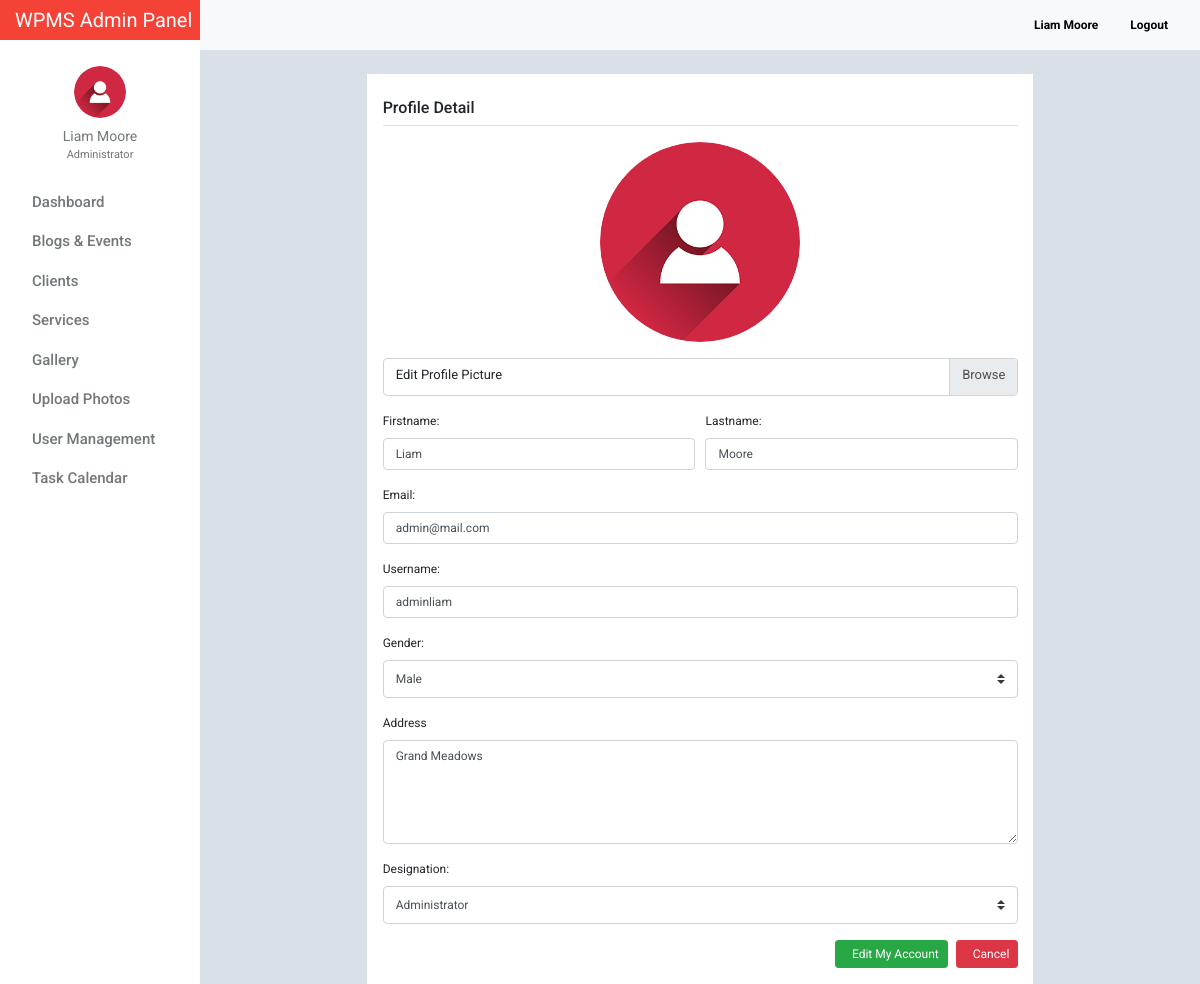
Page /admin/users_profile.php (signed in) on the committed database.
### tables this page shows
CREATE TABLE `tblusers` (
  `id` int(11) NOT NULL,
  `firstname` varchar(32) NOT NULL,
  `lastname` varchar(32) NOT NULL,
  `gender` enum('m','f') NOT NULL,
  `username` varchar(50) NOT NULL,
  `password` varchar(50) NOT NULL,
  `email` varchar(100) NOT NULL,
  `designation` varchar(100) NOT NULL,
  `address` text NOT NULL,
  `access_level` enum('0','1','2') NOT NULL,
  `profile_picture` varchar(100) NOT NULL,
  `date_created` varchar(100) NOT NULL
);

### admin/include/database.php (called while the page is built, shortened)
<?php
class Database
{
    public $connection;
    public function open_connection()
    {
        $this->connection = mysqli_connect(DB_HOST, DB_USER, DB_PASS, DB_NAME);
    }
    public function query($sql)
    {
        $result = mysqli_query($this->connection, $sql);
        return $result;
    }
}
$db = new Database();
?>

### admin/include/db_object.php (called while the page is built, shortened)
<?php
class DB_Object
{
    public static function find_by_id($id) {
        $the_result_array = static::find_by_query("SELECT * FROM " . static::$db_table . " WHERE id = $id ORDER BY id DESC  LIMIT 1 ");
        return !empty($the_result_array) ? array_shift($the_result_array) : false;
    }
    public static function find_by_query($sql) {
        global $db;
        $result_set = $db->query($sql);
        $the_object_array = array();
        while($row = mysqli_fetch_array($result_set)) {
            $the_object_array[] = static::instantiation($row);
        }
        return $the_object_array;
    }
    public static function instantiation($the_record){
        $the_object = new $calling_class;
        foreach($the_record as $the_attribute => $value)
        {
            if($the_object->has_the_attribute($the_attribute)) {
                $the_object->$the_attribute = $value;
            }
        }
        return $the_object;
    }
    private function has_the_attribute($the_attribute) {
        $object_properties = get_object_vars($this);
        return array_key_exists($the_attribute, $object_properties);
    }
}
?>

### admin/include/Users.php (called while the page is built, shortened)
<?php
class Users extends DB_Object
{
    public $profile_picture;
    public $upload_directory = "upload/users";
    public $image_placeholder = "http://placehold.it/64x64&text=images";
    public function profile_picture_picture() {
        return empty($this->profile_picture) ? $this->image_placeholder : $this->upload_directory. '/' .$this->profile_picture;
    }
}
?>

### admin/users_profile.php (the view, shortened to what this page needs)
<?php $users_profile = Users::find_by_id($_SESSION['id']); ?>
<!doctype html>
<html lang="en">
<head>
    <link href="css/bootstrap.min.css" rel="stylesheet">
    <link href="css/dashboard.css" rel="stylesheet">
    <link href="css/dataTables.bootstrap4.min.css" rel="stylesheet">
    <link rel="stylesheet" type="text/css"
          href="https://cdn.materialdesignicons.com/2.1.19/css/materialdesignicons.min.css">
</head>
<body>
<?php include_once 'include/sidebar.php'; ?>
<div class="row">
    <div class="col-lg-8 offset-2 pl-3 pb-3 box-shadow mt-4">
            <form method="post" action="" enctype="multipart/form-data">
                <h6 class="h6 mt-4 pb-2" style="border-bottom: 1px solid #dee2e6!important;">Profile Detail
                </h6>
                <div class="text-center mb-3 mt-3">
                    <img src="<?= $users_profile->profile_picture_picture(); ?>" style="border-radius: 50%; width: 200px;height: 200px;diplay:block;" alt="">
                </div>
                <div class="custom-file mb-3" style="font-size: 13px;">
                  <label class="custom-file-label" for="customFile">Edit Profile Picture</label>
                </div>
                <div class="form-row">
                    <div class="form-group col-md-6">
                        <label for="inputFirstname">Firstname:</label>
                        <input type="text" name="firstname" class="form-control" value="<?= $users_profile->firstname; ?>" id="inputFirstname"  placeholder="Enter firstname">
                    </div>
                   <div class="form-group col-md-6">
                        <label for="inputLastname">Lastname:</label>
                        <input type="text" name="lastname" class="form-control" value="<?= $users_profile->lastname; ?>" id="inputLastname"  placeholder="Enter lastname">
                    </div>
                </div>
                <div class="form-group">
                    <label for="inputEmail">Email:</label>
                    <input type="text" name="email" class="form-control"  value="<?= $users_profile->email; ?>" id="inputEmail" placeholder="Enter email">
                </div>
                <div class="form-group">
                    <label for="inputUsername">Username:</label>
                    <input type="text" name="username" class="form-control"  value="<?= $users_profile->username; ?>" id="inputUsername" placeholder="Enter username">
                </div>
                 <div class="form-group">
                        <label for="gender">Gender:</label>
                        <select name="gender" class="custom-select" id="gender">
                            <?php if($users_profile->gender == 'm') : ?>
                                <option value="m" selected>Male</option>
                            <?php else: ?>
                                <option value="m">Male</option>
                                <option value="f" selected>Female</option>
                            <?php endif; ?>
                        </select>
                    </div>
                <div class="form-group">
                    <label for="inputAddress">Address</label>
                    <textarea rows="5" name="address" class="form-control" id="inputAddress"  placeholder="Enter address"><?= $users_profile->address;  ?></textarea>
                </div>
                 <div class="form-group">
                    <label for="designation">Designation:</label>
                    <select name="designation" id="designation" class="custom-select">
                        <?php if($users_profile->designation == 0) : ?>
                            <option value="0" selected>Administrator</option>
                        <?php else: ?>
                            <option value="0">Administrator</option>
                            <option value="1" selected>Moderator</option>
                        <?php endif; ?>
                    </select>
                </div>
                 <a href="users.php" class="btn btn-sm btn-danger float-right" style="font-size: 12px;">
                    <i class="mdi mdi-close-circle mr-2"></i> Cancel
                </a>
                <button type="submit" name="submit" class="btn btn-sm btn-success float-right mr-2" style="font-size: 12px;">
                    <i class="mdi mdi-account-plus mr-2"></i> Edit My Account
                </button>
            </form>
    </div>
</div>
<?php include_once 'include/footer.php';?>

### admin/include/sidebar.php (shortened to what this page needs)
<nav class="navbar sticky-top p-0" style="width: 16.7%;background-color: #f44336;">
    <a class="navbar-brand col-sm-3 col-md-2 mr-0" style="color:white;" href="dashboard.php">
        WPMS Admin Panel
    </a>
</nav>
<div class="container-fluid">
    <div class="row">
        <nav class="col-md-2 d-none d-md-block bg-light sidebar">
            <div class="sidebar-sticky">
                <ul class="nav flex-column">
                    <li class="nav-item mt-3">
                        <div class="text-center">
                            <a href="users_profile.php" class="user-button">
                                <img src="<?= $users_profile->profile_picture_picture(); ?>" class="img-fluid rounded-circle" width="52" height="52" alt="">
                                <div class="user-profile"><?= $users_profile->firstname . ' ' . $users_profile->lastname; ?></div>
                            </a>
                                <div class="text-center mt-0" style="font-size: 11px;color:#72777a;">
                                    <?= ($users_profile->designation == 0) ? 'Administrator' : 'Moderator'; ?>
                                </div>
                        </div>
                    </li>
                    <li class="nav-item"><div class="dropdown-divider"></div></li>
                    <li class="nav-item">
                        <a class="nav-link" href="dashboard.php">
                            Dashboard <span class="sr-only">(current)</span>
                        </a>
                    </li>
                    <li class="nav-item"><div class="dropdown-divider"></div></li>
                    <li class="nav-item">
                        <a class="nav-link" href="blog_events.php">
                            Blogs &amp; Events
                        </a>
                    </li>
                    <li class="nav-item"><div class="dropdown-divider"></div></li>
                    <li class="nav-item">
                        <a class="nav-link" href="client.php" >
                            Clients
                        </a>
                    </li>
                    <li class="nav-item"><div class="dropdown-divider"></div></li>
                    <li class="nav-item">
                        <a class="nav-link" href="service_list.php">
                            Services
                        </a>
                    </li>
                    <li class="nav-item"><div class="dropdown-divider"></div></li>
                    <li class="nav-item">
                        <a class="nav-link" href="photos_view.php">
                            Gallery
                        </a>
                    </li>
                    <li class="nav-item"><div class="dropdown-divider"></div></li>
                    <li class="nav-item">
                        <a class="nav-link" href="photos_add.php">
                            Upload Photos
                        </a>
                    </li>
                    <li class="nav-item"><div class="dropdown-divider"></div></li>
                    <li class="nav-item">
                        <a class="nav-link" href="users.php">
                            User Management
                        </a>
                    </li>
                    <li class="nav-item"><div class="dropdown-divider"></div></li>
                    <li class="nav-item">
                        <a class="nav-link" href="task_all_calendar.php">
                            Task Calendar
                        </a>
                    </li>
                </ul>
            </div>
        </nav>
        <main role="main" class="col-md-9 ml-sm-auto col-lg-10" style="margin-top: -40px;z-index: 999">
            <nav class="navbar navbar-expand-lg navbar-light bg-light" style="margin-left:-15px;margin-right: -15px;">
                <div class="form-inline my-2 my-lg-0">
                    <a class="nav-link" href="users_profile.php"><b><?= ucfirst($users_profile->firstname) . ' ' . ucfirst($users_profile->lastname); ?></b></a>
                    <a class="nav-link" href="logout.php"><b><i class="mdi mdi-logout" style="color: #f44336!important;"></i> Logout</b></a>
                </div>
            </nav>

### admin/css/dashboard.css (style rules this page uses)
body { font-size: .875rem; font-family: 'Roboto', 'Segoe UI',sans-serif; background: #D9E0E7; }
.sidebar { position: fixed; top: 0; bottom: 0; left: 0; z-index: 100; padding: 0; box-shadow: inset -1px 0 0 rgba(0, 0, 0, .1); background-color: #fff; }
.sidebar-sticky { position: -webkit-sticky; position: sticky; top: 40px; height: calc(100vh - 48px); height: 100% !important; padding-top: 2.5rem; overflow-x: hidden; overflow-y: auto; background-color: #fff; }
.sidebar .nav-link { font-weight: 500; color: #72777a; font-size: 15px; text-transform: capitalize; transition: all 2s linear; font-family: 'Roboto', sans-serif; }
.nav.flex-column li.nav-item:nth-child(2) { margin-top:10px; }
.user-profile { color: #72777a; margin-top: 8px; }
img.img-fluid.rounded-circle { margin-top: 10px; }
.form-inline.my-2.my-lg-0 a.nav-link { color: black; font-size: 12px; }
.dropdown-divider { border-top: 1px solid #fff; }
.nav.flex-column a.nav-link { padding: .0rem 1rem; }
.user-profile { text-transform: capitalize; }
.col-lg-8.offset-2.pl-3.pb-3.box-shadow.mt-4 { background: white !important; box-shadow: none; }

### admin/users_profile.php (style rules this page uses)
.form-control { font-size: 12px; }
.custom-file-label { color: #212529; }
.box-shadow { box-shadow: 0 0 2px 1px rgba(0, 0, 0, 0.3); font-size: 12px; }

### rows in the picture
tblusers: profile_picture (picture), firstname "Liam", lastname "Moore", email "admin@mail.com", username "adminliam", gender "Male", address "Grand Meadows", designation "Administrator"
